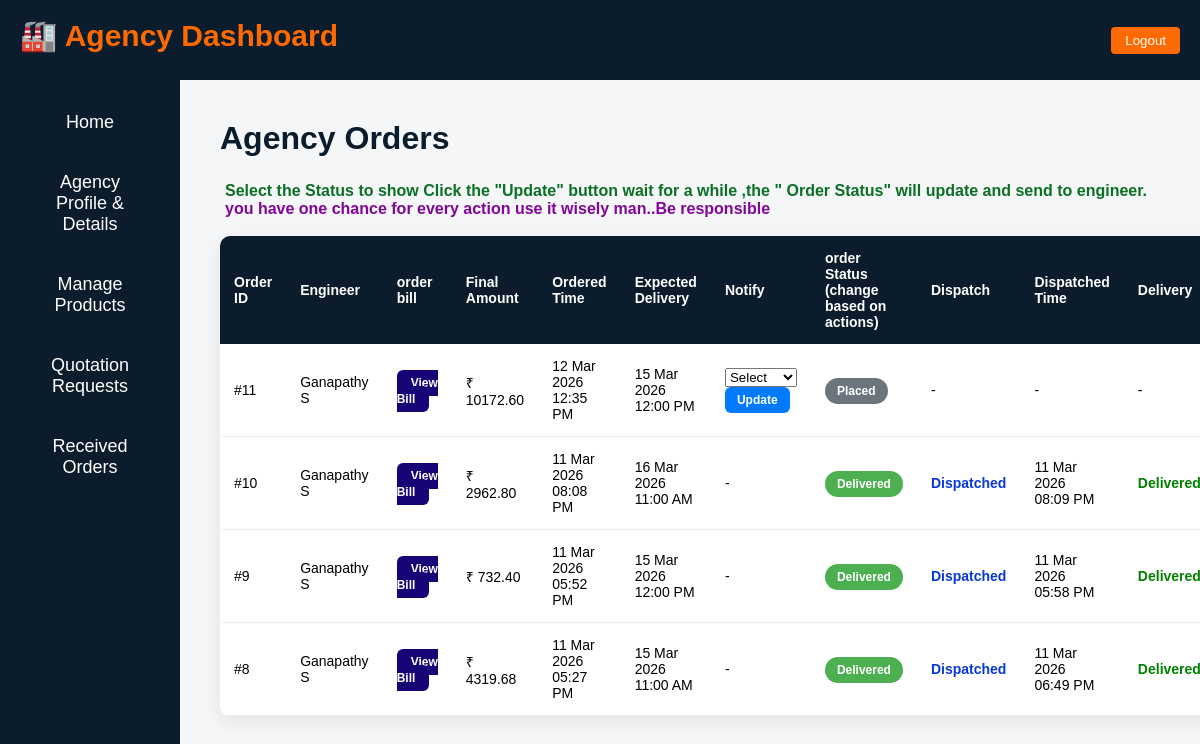
Page /agency/orders/ (signed in) on the committed database.
### Construct/models.py (models this page shows, shortened)
class Order(models.Model):
    ORDER_STATUS_CHOICES = [
    ("Placed", "Placed"),
    ("AgencyApproved", "Agency Approved"),
    ("AgencyRejected", "Agency Rejected"),
    ("Processing", "Processing"),
    ("OutForDelivery", "Out For Delivery"),
    ("Delivered", "Delivered"),
    ("Cancelled", "Cancelled"),
]
    PAYMENT_CHOICES = [
        ("COD", "Cash on Delivery"),
    ]
    quotation = models.ForeignKey(
        "QuotationRequest",
        on_delete=models.CASCADE,
        related_name="orders"
    )
    engineer = models.ForeignKey(
        User,
        on_delete=models.CASCADE,
        related_name="engineer_orders"
    )
    agency = models.ForeignKey(
        "AgencyProfile",
        on_delete=models.CASCADE,
        related_name="agency_orders"
    )
    total_amount = models.DecimalField(
        max_digits=12,
        decimal_places=2
    )
    payment_method = models.CharField(
        max_length=20,
        choices=PAYMENT_CHOICES,
        default="COD"
    )
    cod_confirmed = models.BooleanField(default=False)
    cod_confirmed_at = models.DateTimeField(null=True, blank=True)
    order_status = models.CharField(
    max_length=30,
    choices=ORDER_STATUS_CHOICES,
    default="Placed"
)
    created_at = models.DateTimeField(auto_now_add=True)

class Engineerprofile(models.Model):
    user = models.OneToOneField(
        User,
        on_delete=models.CASCADE,
        related_name="engineer_profile"
    )
    email = models.EmailField(null=False, blank=False)
    DEGREE_CHOICES = [
        ('BE', 'BE'),
        ('ME', 'ME'),
        ('MTech', 'BTech'),
        ('MTech', 'MTech'),
        ('Diploma', 'Diploma'),
        ('PhD', 'PhD'),
        ('Others', 'Others'),
    ]
    degree = models.CharField(
        max_length=20,
        choices=DEGREE_CHOICES,
        null=False,
        blank=False
    )
    other_degree = models.CharField(
        max_length=100,
        null=False,
        blank=False
    )
    college_name = models.CharField(
        max_length=255,
        null=False,
        blank=False
    )
    clg_district = models.CharField(
        max_length=100,
        null=False,
        blank=False
    )
    degree_certificate = models.FileField(
        upload_to='engineer_certificates/',
        null=False,
        blank=False
    )
    full_name = models.CharField(
        max_length=150,
        null=False,
        blank=False
    )
    age = models.PositiveIntegerField(
        null=False,
        blank=False
    )
    GENDER_CHOICES = [
        ('Male', 'Male'),
        ('Female', 'Female'),
        ('Other', 'Other'),
    ]
    gender = models.CharField(
        max_length=10,
        choices=GENDER_CHOICES,
        null=False,
        blank=False
    )
    date_of_birth = models.DateField(
        null=False,
        blank=False
    )
    phone_number = models.CharField(
        max_length=10,
        unique=True,
        null=False,
        blank=False
    )
    address = models.TextField(
        null=False,
        blank=False
    )
    district = models.CharField(
        max_length=100,
        null=False,
        blank=False
    )
    state = models.CharField(
        max_length=100,
        null=False,
        blank=False
    )
    pincode = models.CharField(
        max_length=10,
        null=False,
        blank=False
    )
    terms_accepted = models.BooleanField(default=False)
    created_at = models.DateTimeField(auto_now_add=True)
    updated_at = models.DateTimeField(auto_now=True)

class OrderDelivery(models.Model):
    order = models.OneToOneField(
        Order,
        on_delete=models.CASCADE,
        related_name="delivery"
    )
    delivery_date = models.DateField()
    delivery_time = models.TimeField()
    engineer_name = models.CharField(max_length=150)
    engineer_phone = models.CharField(max_length=20)
    site_owner_phone = models.CharField(max_length=20)
    site_address = models.TextField()
    site_district = models.CharField(max_length=100)
    site_pincode = models.CharField(max_length=10)
    delivery_status = models.CharField(
        max_length=30,
        default="Pending"
    )
    created_at = models.DateTimeField(auto_now_add=True)
    dispatched_at = models.DateTimeField(null=True, blank=True)
    delivered_at = models.DateTimeField(null=True, blank=True)  # 🔥 add this

### Construct/views.py (the view)
@login_required
def agency_orders(request):
    if not hasattr(request.user, "agency_profile"):
        return redirect("agency_login")
    agency = request.user.agency_profile
    orders = (
        Order.objects
        .filter(agency=agency)
        .select_related(
            "engineer",
            "quotation__site",
            "delivery"
        )
        .order_by("-created_at")
    )
    return render(
        request,
        "agency_side/agency_orders.html",
        {
            "orders": orders,
            "active_tab": "orders"
        }
    )

### templates/agency_side/agency_orders.html (shortened to what this page needs)
{% extends "agency_side/agency_dashboard.html" %}
{% block content %}
<div class="page-title">
Agency Orders
</div>
<h5 style="color: #0b7023; font-size: medium; margin-left: 5px;font-size: medium;"> Select the Status to show Click the "Update" button wait for a while ,the " Order Status" will update and send to engineer. </h5>
    <h5 style="color: #810797; font-size: medium; margin-left: 5px;font-size: medium;"> you have one chance for every action use it wisely man..Be responsible</h5><br>
<table class="order-table">
<thead>
<tr>
    <th>Order ID</th>
    <th>Engineer</th>
    <th>order bill</th>
    <th>Final Amount</th>
    <th>Ordered Time</th>
    <th>Expected Delivery</th>
    <th>Notify</th>
    <th>order Status (change based on actions)</th>
    <th>Dispatch</th>
    <th>Dispatched Time</th>
    <th> Delivery</th>
</tr>
</thead>
<tbody>
{% for order in orders %}
<tr>
<td>#{{ order.id }}</td>
<td>{{ order.engineer.engineer_profile.full_name }}</td>
<td>
    <a href="{% url 'agency_order_bill' order.id %}"
       class="bill-btn">
       View Bill
    </a>
</td>
<td>₹ {{ order.total_amount }}</td>
<td>
{{ order.created_at|date:"d M Y" }}<br>
{{ order.created_at|time:"h:i A" }}
</td>
<td>
{% if order.delivery %}
{{ order.delivery.delivery_date|date:"d M Y" }}<br>
{{ order.delivery.delivery_time|time:"h:i A" }}
{% else %}
-
{% endif %}
</td>
<td>
{% if order.order_status == "Placed" %}
<form method="POST" action="{% url 'agency_update_order_status' order.id %}">
<select name="status" required>
<option value="">Select</option>
</select>
<button type="submit" class="action-btn notify-btn">
Update
</button>
</form>
{% else %}
-
{% endif %}
</td>
<td>
<span class="badge {{ order.order_status }}">
{{ order.get_order_status_display }}
</span>
</td>
<td>
{% if order.order_status == "AgencyApproved" and order.delivery.delivery_status != "Dispatched" %}
<button type="button"
class="action-btn dispatch-btn"
onclick="openPopup({{ order.id }})">
Dispatch
</button>
{% elif order.delivery.delivery_status == "Dispatched" or order.delivery.delivery_status == "Delivered" %}
<span style="color:#0839d8;font-weight:600;">
Dispatched
</span>
{% else %}
-
{% endif %}
</td>
<td>
{% if order.delivery.dispatched_at %}
{{ order.delivery.dispatched_at|date:"d M Y" }}<br>
{{ order.delivery.dispatched_at|time:"h:i A" }}
{% else %}
-
{% endif %}
</td>
<td>
{% if order.delivery.delivery_status == "Dispatched" %}
<button type="button"
class="action-btn delivered-btn"
onclick="openDeliveredPopup({{ order.id }})">
Delivered
</button>
{% elif order.delivery.delivery_status == "Delivered" %}
<span style="color:green;font-weight:600;">
Delivered
</span>
{% else %}
-
{% endif %}
</td>
</tr>
{% empty %}
<tr>
<td colspan="12" style="text-align:center;">
No Orders Found
</td>
</tr>
{% endfor %}
</tbody>
</table>
</div>
{% endblock %}

### templates/agency_side/agency_dashboard.html (style rules this page uses)
* { margin: 0; padding: 0; box-sizing: border-box; font-family: "Oswald", sans-serif; }

### templates/agency_side/agency_orders.html (style rules this page uses)
.page-title { font-size:32px; font-weight:700; margin-bottom:25px; color:#0b1c2d; }
.order-table { width:100%; border-collapse:collapse; background:#fff; border-radius:10px; overflow:hidden; box-shadow:0 6px 20px rgba(0,0,0,0.08); }
.order-table th { background:#0b1c2d; color:#fff; padding:14px; font-size:14px; text-align:left; }
.order-table td { padding:14px; border-bottom:1px solid #eee; font-size:14px; }
.badge { padding:6px 12px; border-radius:20px; font-size:12px; font-weight:600; color:#fff; }
.Placed { background:#6c757d; }
.Delivered { background:#4caf50; }
.action-btn { padding:6px 12px; border:none; border-radius:6px; font-size:12px; cursor:pointer; font-weight:600; color:#fff; }
.notify-btn { background:#007bff; }
.bill-btn { padding:6px 14px; background:#180377; color:#fff; border-radius:6px; text-decoration:none; font-size:12px; font-weight:600; }

### rows in the picture
Order: id "11", engineer.engineer_profile.full_name "Ganapathy S", total_amount "10172.60", created_at "12 Mar 2026", created_at "12:35 PM", delivery.delivery_date "15 Mar 2026", delivery.delivery_time "12:00 PM", order_status "Placed"
Order: id "10", engineer.engineer_profile.full_name "Ganapathy S", total_amount "2962.80", created_at "11 Mar 2026", created_at "08:08 PM", delivery.delivery_date "16 Mar 2026", delivery.delivery_time "11:00 AM", order_status "Delivered", shows "Dispatched", delivery.dispatched_at "11 Mar 2026", delivery.dispatched_at "08:09 PM"
Order: id "9", engineer.engineer_profile.full_name "Ganapathy S", total_amount "732.40", created_at "11 Mar 2026", created_at "05:52 PM", delivery.delivery_date "15 Mar 2026", delivery.delivery_time "12:00 PM", order_status "Delivered", shows "Dispatched", delivery.dispatched_at "11 Mar 2026", delivery.dispatched_at "05:58 PM"
Order: id "8", engineer.engineer_profile.full_name "Ganapathy S", total_amount "4319.68", created_at "11 Mar 2026", created_at "05:27 PM", delivery.delivery_date "15 Mar 2026", delivery.delivery_time "11:00 AM", order_status "Delivered", shows "Dispatched", delivery.dispatched_at "11 Mar 2026", delivery.dispatched_at "06:49 PM"
